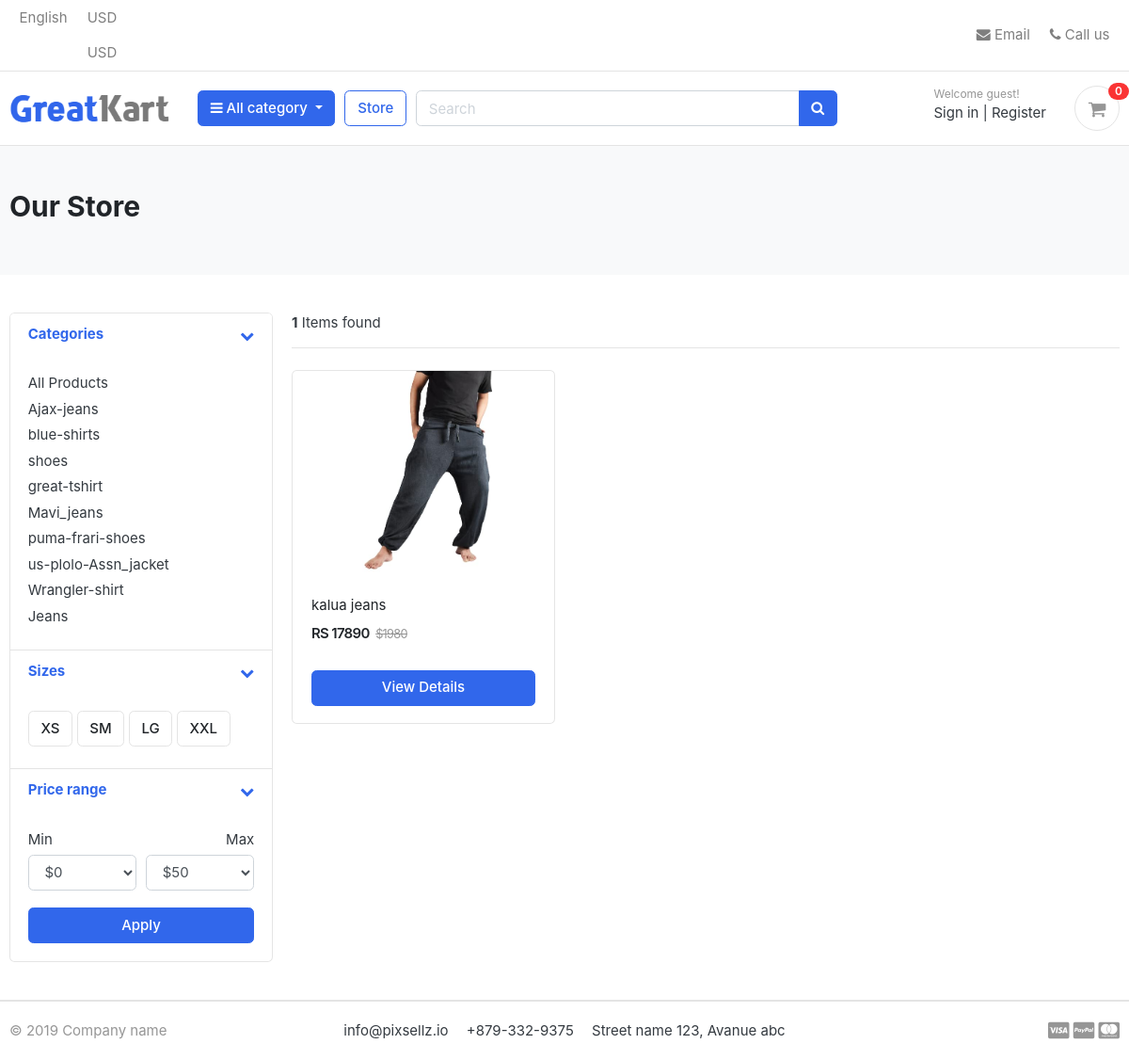
The app's page /store/category/Jeans/, older data.
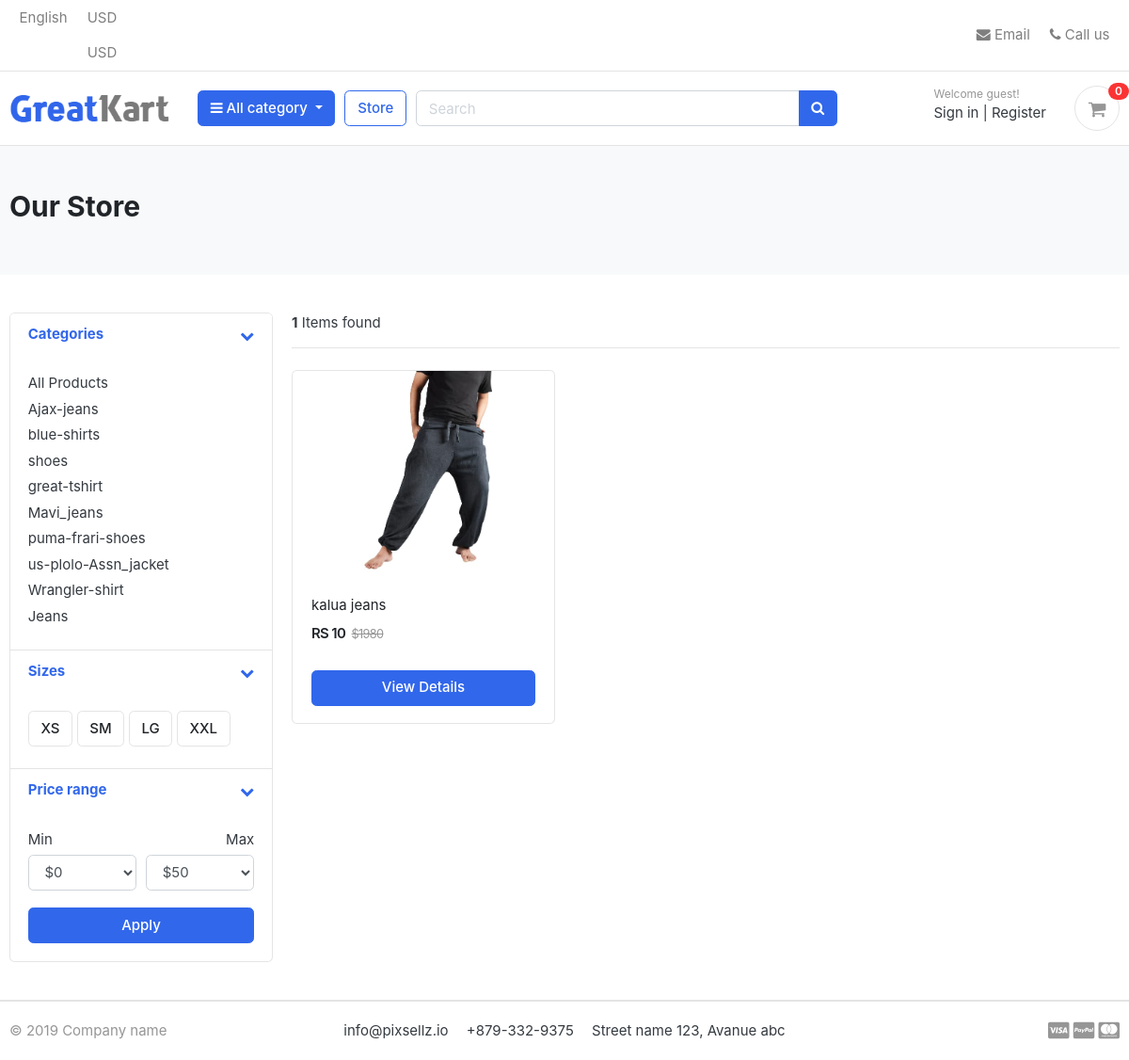
The same page, newer data.
### store/models.py (models this page shows, shortened)
class Product(models.Model):
    product_name = models.CharField(max_length = 200 , unique= True)
    slug = models.SlugField(max_length=200 , unique=True)
    description = models.TextField(max_length=500 , blank=True)
    price = models.IntegerField()
    images = models.ImageField(upload_to='photos/products')
    stock = models.IntegerField()
    is_available = models.BooleanField(default=True)
    category = models.ForeignKey(Category , on_delete=models.CASCADE)
    created_date = models.DateTimeField(auto_now_add=True)
    modified_date = models.DateTimeField(auto_now = True)
    def get_url(self):
        return reverse('product_detail', args=[self.category.slug, self.slug])

### store/views.py (the view)
# urls.py: path('store/' , include('store.urls')),
def store(request, category_slug = None):
    categories = None
    products = None
    if category_slug != None:
        categories = get_object_or_404(Category , slug = category_slug)
        products = Product.objects.filter(category = categories, is_available = True)
        paginator = Paginator(products, 3)
        page = request.GET.get('page')
        paged_products = paginator.get_page(page)
        product_count = products.count()
    else:
        products = Product.objects.all().filter(is_available=True).order_by('id')
        paginator = Paginator(products, 3)
        page = request.GET.get('page')
        paged_products = paginator.get_page(page)
        product_count = products.count()
    context = {
        'products':paged_products,
        'product_count':product_count,
    }
    return render(request , 'store/store.html',context)

### carts/context_processors.py (called while the page is built)
def counter(request):
    cart_count = 0
    if 'admin' in request.path:
        return {}
    else:
        try:
            cart = Cart.objects.filter(cart_id=_cart_id(request))
            if request.user.is_authenticated:
                cart_items = CartItem.objects.all().filter(user=request.user)
            else:
                cart_items = CartItem.objects.all().filter(cart=cart[:1])
            for cart_item in cart_items:
                cart_count += cart_item.quantity
        except Cart.DoesNotExist:
            cart_count = 0
    return dict(cart_count= cart_count)

### carts/views.py (called while the page is built)
def _cart_id(request):
    cart = request.session.session_key
    if not cart:
        cart = request.session.create()
    return cart

### category/context_processors.py (called while the page is built)
def menu_links(request):
    links = Category.objects.all()
    return dict(links = links)

### category/models.py (called while the page is built)
    def get_url(self):
        return reverse('products_by_category', args=[self.slug])

### templates/store/store.html (shortened to what the changed rows need)
{% extends 'base.html' %}
{% load static %}
{% block content %}
<section class="section-pagetop bg">
    <div class="container">
        {% if 'search' in request.path %}
            <h2 class="title-page">Search Result</h2>
        {% else %}
            <h2 class="title-page">Our Store</h2>
        {% endif %}
    </div>
    </section>
<section class="section-content padding-y">
    <div class="container">
    <div class="row">
        <main class="col-md-9">
    <div class="row">
        {% if products %}
    {% for product in products %}
        <div class="col-md-4">
            <figure class="card card-product-grid">
                <div class="img-wrap">
                    <a href = "{{ product.get_url }}"><img src="{{ product.images.url }}"></a>
                </div>
                <figcaption class="info-wrap">
                    <div class="fix-height">
                        <a href="{{ product.get_url }}" class="title">{{ product.product_name }}</a>
                        <div class="price-wrap mt-2">
                            <span class="price">RS {{ product.price }}</span>
                            <del class="price-old">$1980</del>
                        </div>
                    </div>
                    <a href="{{ product.get_url }}" class="btn btn-block btn-primary">View Details </a>
                </figcaption>
            </figure>
        </div>
    {% endfor %}
    {% else %}
     <div>
        <h2> No result found . Please try again. </h2>
     </div>
     {% endif %}
    </div>
        </main>
    </div>
    </div>
    </section>
{% endblock %}

Row changes from the older to the newer data that the page shows:
changed Product "kalua jeans": price "17890" → "10"
